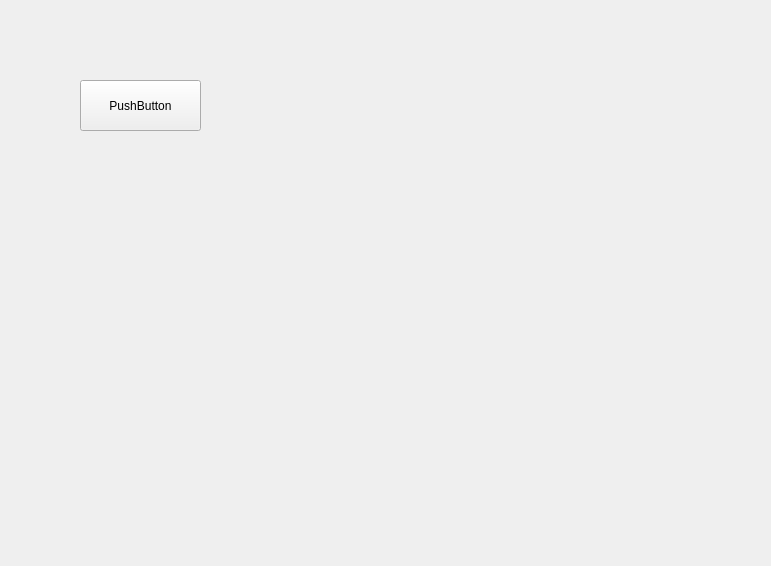
<?xml version="1.0" encoding="UTF-8"?>
<ui version="4.0">
 <class>helloClass</class>
 <widget class="QWidget" name="helloClass">
  <property name="geometry">
   <rect>
    <x>0</x>
    <y>0</y>
    <width>771</width>
    <height>566</height>
   </rect>
  </property>
  <property name="windowTitle">
   <string>hello</string>
  </property>
  <widget class="QPushButton" name="pushButton">
   <property name="geometry">
    <rect>
     <x>80</x>
     <y>80</y>
     <width>121</width>
     <height>51</height>
    </rect>
   </property>
   <property name="text">
    <string>PushButton</string>
   </property>
  </widget>
 </widget>
 <layoutdefault spacing="6" margin="11"/>
 <resources>
  <include location="hello.qrc"/>
 </resources>
 <connections/>
</ui>
